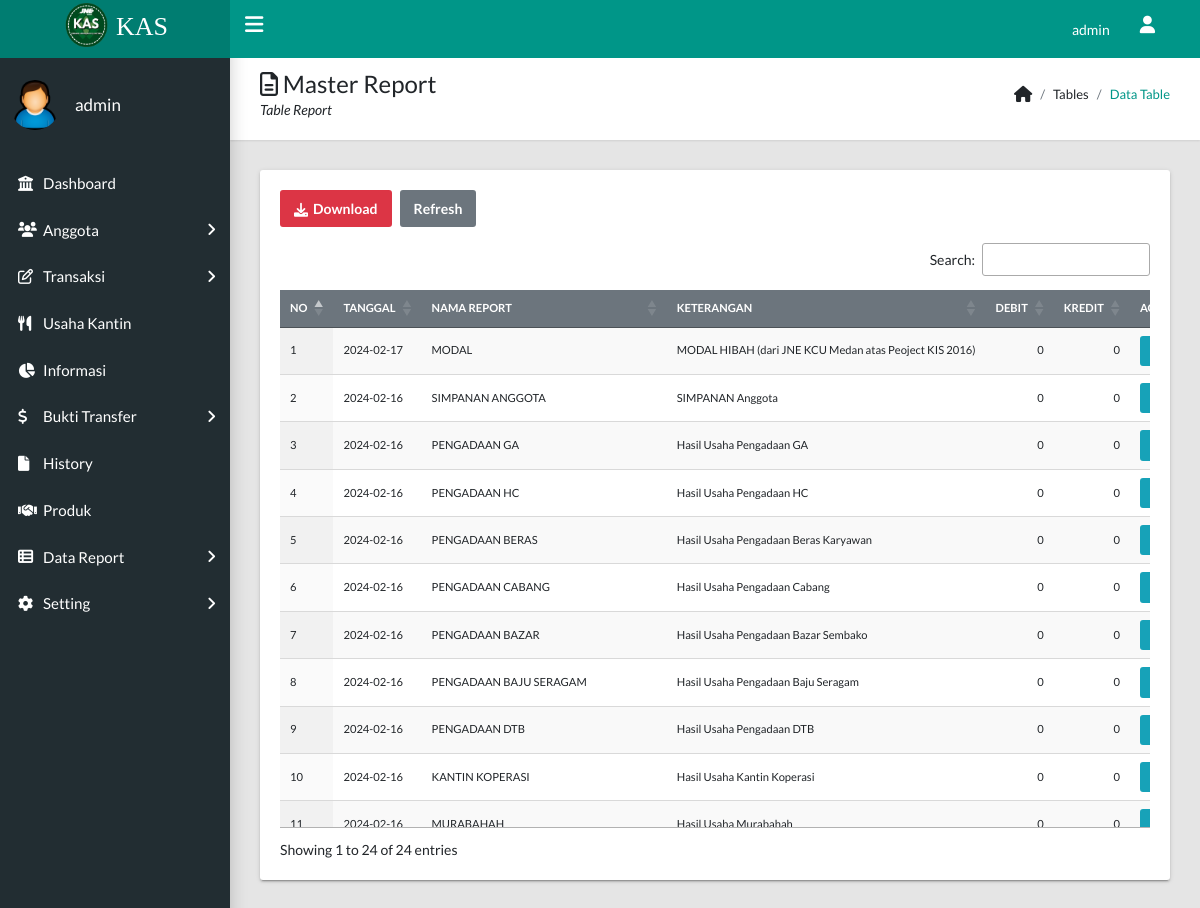
The app's page /Dashboard_Koperasi/public/views/master_report/index (signed in) with its own data.
### tables this page shows
CREATE TABLE `user` (
  `login_id` int(11) NOT NULL,
  `nip` varchar(100) NOT NULL,
  `nama_user` varchar(255) NOT NULL,
  `username` varchar(255) NOT NULL,
  `password` varchar(255) NOT NULL,
  `status` varchar(255) NOT NULL
);

CREATE TABLE `tb_report` (
  `id_report` int(11) NOT NULL,
  `tgl_report` date NOT NULL,
  `nama_report` varchar(100) NOT NULL,
  `keterangan` varchar(100) NOT NULL,
  `debit_report` varchar(100) NOT NULL,
  `kredit_report` varchar(100) NOT NULL,
  `status` varchar(100) NOT NULL
);

### Dashboard_Koperasi/public/views/master_report/index.php (the view, shortened to what this page needs)
<?php
include '../../../header.php';
include '../../../app/config/koneksi.php';
?>
<main class="app-content">
  <div class="app-title">
    <div>
      <h1><i class="fa fa-file-text-o"></i> Master Report</h1>
      <p>Table Report</p>
    </div>
    <ul class="app-breadcrumb breadcrumb side">
      <li class="breadcrumb-item"><i class="fa fa-home fa-lg"></i></li>
      <li class="breadcrumb-item">Tables</li>
      <li class="breadcrumb-item active"><a href="#">Data Table</a></li>
    </ul>
  </div>
  <div class="row">
    <div class="col-md-12">
      <div class="tile">
        <div class="tile-body">
          <div class="tile-body d-flex justify-content-start">
            <p><a href="export.php" class="btn btn-danger mr-2"><i class="fa fa-download" aria-hidden="true"></i>Download</a></p>
            <p><a href="index.php ?>" class="btn btn-secondary ">Refresh</a></p>
          </div>
          <form method="post" name="proses">
            <table class="display nowrap" style="width:100%" id="sampleTable">
              <thead>
                <tr class="btn-secondary">
                  <th class="small">NO</th>
                  <th class="small">TANGGAL</th>
                  <th class="small">NAMA REPORT</th>
                  <th class="small">KETERANGAN</th>
                  <th class="small">DEBIT</th>
                  <th class="small">KREDIT </th>
                  <?php if (in_array("super_admin", $_SESSION['admin_akses']) || in_array("admin", $_SESSION['admin_akses'])) { ?>
                    <th class="small">ACTION </th>
                  <?php } ?>
                </tr>
              </thead>
              <tbody>
                <?php
                $no = 0;
                $sql = mysqli_query($koneksi, "SELECT * FROM tb_report WHERE status='aktif' ORDER BY id_report ASC") or die(mysqli_error($koneksi));
                $result = array();
                while ($data = mysqli_fetch_array($sql)) {
                  $result[] = $data;
                }
                foreach ($result as $data) {
                  $no++;
                ?>
                  <tr>
                    <td class="small"><?= $no ?></td>
                    <td class="small"><?= $data['tgl_report'] ?></td>
                    <td class="small"><?= $data['nama_report'] ?></td>
                    <td class="small"><?= $data['keterangan'] ?></td>
                    <td class="small text-right"><?= number_format($data['debit_report']) ?></td>
                    <td class="small text-right"><?= number_format($data['kredit_report']) ?></td>
                    <?php if (in_array("super_admin", $_SESSION['admin_akses']) || in_array("admin", $_SESSION['admin_akses'])) { ?>
                      <td class="d-flex align-items-center">
                        <a href="#" class="btn btn-info btn-sm mr-1" data-bs-toggle="modal" data-bs-target="#editModal<?= $data['id_report'] ?>">Update</a>
                      </td>
                    <?php } ?>
                  </tr>
          </form>
        <?php } ?>
        </div>
      </div>
    </div>
  </div>
</main>
<?php include '../../../footer.php'; ?>

### Dashboard_Koperasi/header.php (shortened to what this page needs)
<?php
include 'app/config/koneksi.php';
$user1 = $_SESSION['admin_username'];
$sql = mysqli_query($koneksi, "SELECT * FROM user WHERE username='$user1'") or die(mysqli_error($koneksi));
$data1 = $sql->fetch_array();
?>
<!DOCTYPE html>
<html lang="en">
<head>
    <link rel="stylesheet" type="text/css" href="../../../app/assets/css/main.css">
    <link rel="stylesheet" type="text/css" href="https://maxcdn.bootstrapcdn.com/font-awesome/4.7.0/css/font-awesome.min.css">
    <link href="https://netdna.bootstrapcdn.com/font-awesome/3.2.1/css/font-awesome.css" rel="stylesheet">
    <link rel="stylesheet" type="text/css" href="https://cdn.datatables.net/1.10.24/css/jquery.dataTables.css">
    <link rel="stylesheet" href="https://cdn.datatables.net/2.0.0/css/dataTables.dataTables.css">
    <link rel="stylesheet" href="https://cdnjs.cloudflare.com/ajax/libs/font-awesome/6.0.0-beta3/css/all.min.css">
</head>
<body class="app sidebar-mini rtl">
    <header class="app-header">
        <a class="app-header__logo" href="#" style="font-family: 'Arial-black';"><img class="mr-1 mb-2" src="../../../app/assets/img/LOGO1.png" alt="profile" style="width: 50px; height: 50px;">KAS</a>
        <a class="app-sidebar__toggle" href="#" data-toggle="sidebar" aria-label="Hide Sidebar"></a>
        <ul class="app-nav">
            <li class="app-search">
                <p class="app-sidebar__user-designation" style="color: white;"><?= $data1['nama_user'] ?></p>
            </li>
            <li class="dropdown"><a class="app-nav__item" href="#" data-toggle="dropdown" aria-label="Open Profile Menu"><i class="fa fa-user fa-lg"></i></a>
            </li>
        </ul>
    </header>
    <aside class="app-sidebar">
        <div class="app-sidebar__user"><img class="app-sidebar__user-avatar" src="../../../app/assets/img/User.png" alt="profile" style="width: 50px; height: 50px;">
            <div>
                <p class="app-sidebar__user-name"><?= $user1 ?></p>
            </div>
        </div>
        <ul class="app-menu">
            <li><a class="app-menu__item" href="../dashboard/index"><i class="app-menu__icon fas fa-university"></i><span class="app-menu__label">Dashboard</span></a></li>
            <?php if (in_array("super_admin", $_SESSION['admin_akses']) || in_array("admin", $_SESSION['admin_akses'])) { ?>
                <li class="treeview"><a class="app-menu__item" href="#" data-toggle="treeview"><i class="app-menu__icon fa fa-users"></i><span class="app-menu__label">Anggota</span><i class="treeview-indicator fa fa-angle-right"></i></a>
                </li>
                <li class="treeview"><a class="app-menu__item" href="#" data-toggle="treeview"><i class="app-menu__icon fa fa-edit"></i><span class="app-menu__label">Transaksi</span><i class="treeview-indicator fa fa-angle-right"></i></a>
                </li>
                <li><a class="app-menu__item" href="../pnl_usaha_kantin/index"><i class="app-menu__icon fas fa-utensils"></i><span class="app-menu__label">Usaha Kantin</span></a></li>
            <?php } ?>
            <?php if (in_array("super_admin", $_SESSION['admin_akses']) || in_array("admin", $_SESSION['admin_akses'])) { ?>
                <li><a class="app-menu__item" href="../tb_informasi/index"><i class="app-menu__icon fa fa-pie-chart"></i><span class="app-menu__label">Informasi</span></a></li>
            <?php } ?>
            <li class="treeview"><a class="app-menu__item" href="#" data-toggle="treeview"><i class="app-menu__icon fa fa-dollar"></i><span class="app-menu__label">Bukti Transfer</span><i class="treeview-indicator fa fa-angle-right"></i></a>
            </li>
            <li><a class="app-menu__item" href="../history/index"><i class="app-menu__icon fa fa-file"></i><span class="app-menu__label">History</span></a></li>
            <li><a class="app-menu__item" href="../produk/index"><i class="app-menu__icon fas fa-handshake"></i><span class="app-menu__label">Produk</span></a></li>
            <li class="treeview"><a class="app-menu__item" href="#" data-toggle="treeview"><i class="app-menu__icon fa fa-th-list"></i><span class="app-menu__label">Data Report</span><i class="treeview-indicator fa fa-angle-right"></i></a>
            </li>
            <?php if (in_array("super_admin", $_SESSION['admin_akses']) || in_array("admin", $_SESSION['admin_akses'])) { ?>
                <li class="treeview"><a class="app-menu__item" href="#" data-toggle="treeview"><i class="app-menu__icon fa fa-gear"></i><span class="app-menu__label">Setting</span><i class="treeview-indicator fa fa-angle-right"></i></a>
                </li>
            <?php } ?>
        </ul>
    </aside>

### records on screen
user: nama_user "admin"
tb_report: tgl_report "2024-02-17", nama_report "MODAL", keterangan "MODAL HIBAH (dari JNE KCU Medan atas Peoject KIS 2016)", debit_report "0", kredit_report "0"
tb_report: tgl_report "2024-02-16", nama_report "SIMPANAN ANGGOTA", keterangan "SIMPANAN Anggota", debit_report "0", kredit_report "0"
tb_report: tgl_report "2024-02-16", nama_report "PENGADAAN GA", keterangan "Hasil Usaha Pengadaan GA", debit_report "0", kredit_report "0"
tb_report: tgl_report "2024-02-16", nama_report "PENGADAAN HC", keterangan "Hasil Usaha Pengadaan HC", debit_report "0", kredit_report "0"
tb_report: tgl_report "2024-02-16", nama_report "PENGADAAN BERAS", keterangan "Hasil Usaha Pengadaan Beras Karyawan", debit_report "0", kredit_report "0"
tb_report: tgl_report "2024-02-16", nama_report "PENGADAAN CABANG", keterangan "Hasil Usaha Pengadaan Cabang", debit_report "0", kredit_report "0"
tb_report: tgl_report "2024-02-16", nama_report "PENGADAAN BAZAR", keterangan "Hasil Usaha Pengadaan Bazar Sembako", debit_report "0", kredit_report "0"
tb_report: tgl_report "2024-02-16", nama_report "PENGADAAN BAJU SERAGAM", keterangan "Hasil Usaha Pengadaan Baju Seragam", debit_report "0", kredit_report "0"
tb_report: tgl_report "2024-02-16", nama_report "PENGADAAN DTB", keterangan "Hasil Usaha Pengadaan DTB", debit_report "0", kredit_report "0"
tb_report: tgl_report "2024-02-16", nama_report "KANTIN KOPERASI", keterangan "Hasil Usaha Kantin Koperasi", debit_report "0", kredit_report "0"
tb_report: tgl_report "2024-02-16", nama_report "MURABAHAH", keterangan "Hasil Usaha Murabahah", debit_report "0", kredit_report "0"

### other values on screen
$user1 "admin"
